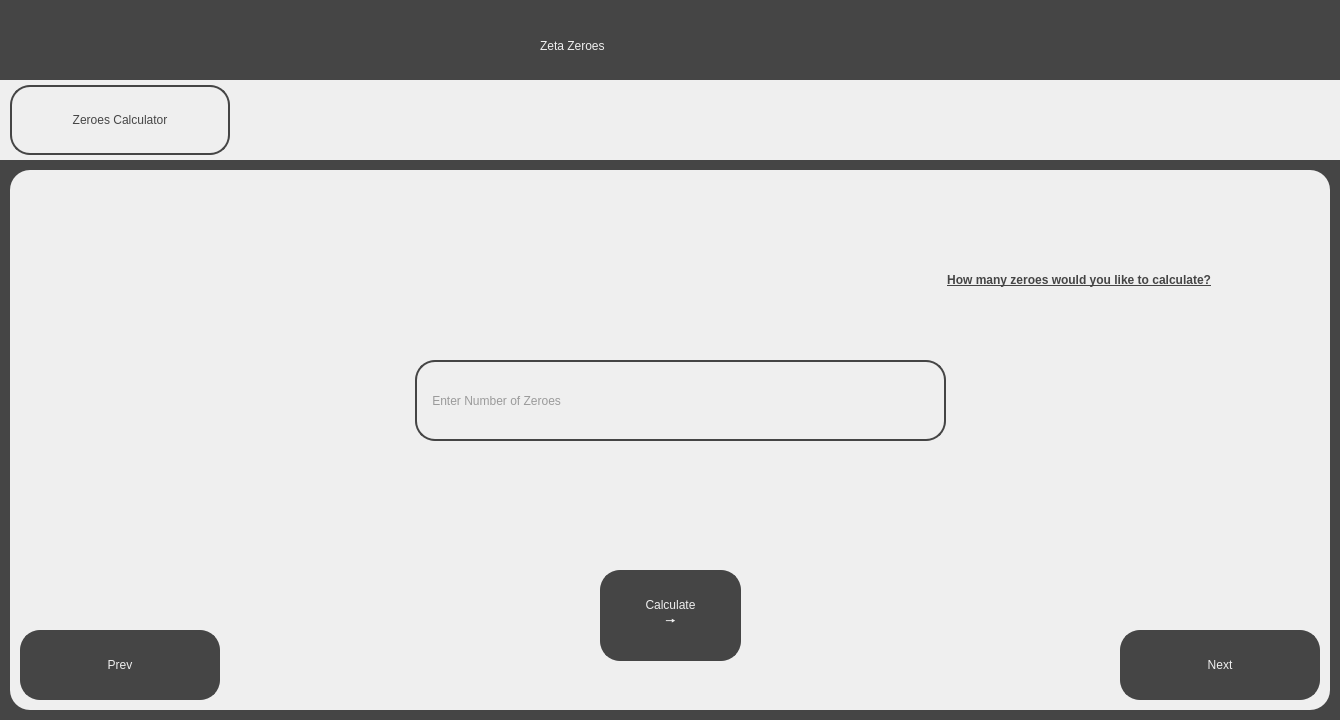
<?xml version="1.0" encoding="UTF-8"?>
<ui version="4.0">
 <class>CalculateZeroesScreen</class>
 <widget class="QDialog" name="CalculateZeroesScreen">
  <property name="geometry">
   <rect>
    <x>0</x>
    <y>0</y>
    <width>1340</width>
    <height>720</height>
   </rect>
  </property>
  <property name="windowTitle">
   <string>Visualising the Riemann Hypothesis - Zeta Zeroes</string>
  </property>
  <property name="sizeGripEnabled">
   <bool>false</bool>
  </property>
  <widget class="QWidget" name="widget" native="true">
   <property name="geometry">
    <rect>
     <x>0</x>
     <y>0</y>
     <width>1340</width>
     <height>720</height>
    </rect>
   </property>
   <property name="styleSheet">
    <string notr="true">background-color: rgb(69, 69, 69);</string>
   </property>
   <widget class="QLabel" name="Title">
    <property name="geometry">
     <rect>
      <x>540</x>
      <y>20</y>
      <width>261</width>
      <height>51</height>
     </rect>
    </property>
    <property name="styleSheet">
     <string notr="true">font: 36pt &quot;Sans Serif&quot;; color:rgb(239, 239, 239)</string>
    </property>
    <property name="text">
     <string>Zeta Zeroes</string>
    </property>
   </widget>
   <widget class="QWidget" name="TabBar" native="true">
    <property name="geometry">
     <rect>
      <x>0</x>
      <y>80</y>
      <width>1340</width>
      <height>80</height>
     </rect>
    </property>
    <property name="styleSheet">
     <string notr="true">background-color: rgb(239, 239, 239);</string>
    </property>
    <widget class="QPushButton" name="ZeroesTab">
     <property name="geometry">
      <rect>
       <x>10</x>
       <y>5</y>
       <width>220</width>
       <height>70</height>
      </rect>
     </property>
     <property name="cursor">
      <cursorShape>PointingHandCursor</cursorShape>
     </property>
     <property name="styleSheet">
      <string notr="true">border: 2px solid;
border-radius: 20px;
border-color:rgb(69, 69, 69);
background-color: rgb(239, 239,239);
font: 18pt &quot;Sans Serif&quot;; color:rgb(69, 69, 69);
</string>
     </property>
     <property name="text">
      <string>Zeroes Calculator</string>
     </property>
    </widget>
   </widget>
   <widget class="QWidget" name="MainWidget" native="true">
    <property name="geometry">
     <rect>
      <x>10</x>
      <y>170</y>
      <width>1320</width>
      <height>540</height>
     </rect>
    </property>
    <property name="styleSheet">
     <string notr="true">background-color: rgb(239, 239, 239);
border-radius: 20px;</string>
    </property>
    <widget class="QPushButton" name="PrevButton">
     <property name="geometry">
      <rect>
       <x>10</x>
       <y>460</y>
       <width>200</width>
       <height>70</height>
      </rect>
     </property>
     <property name="cursor">
      <cursorShape>PointingHandCursor</cursorShape>
     </property>
     <property name="styleSheet">
      <string notr="true">border: 2px solid;
border-radius: 20px;
border-color:rgb(69, 69, 69);
background-color: rgb(69, 69, 69);
font: 18pt &quot;Sans Serif&quot;; color:rgb(239, 239, 239);
</string>
     </property>
     <property name="text">
      <string>Prev</string>
     </property>
    </widget>
    <widget class="QPushButton" name="NextButton">
     <property name="geometry">
      <rect>
       <x>1110</x>
       <y>460</y>
       <width>200</width>
       <height>70</height>
      </rect>
     </property>
     <property name="cursor">
      <cursorShape>PointingHandCursor</cursorShape>
     </property>
     <property name="styleSheet">
      <string notr="true">border: 2px solid;
border-radius: 20px;
border-color:rgb(69, 69, 69);
background-color: rgb(69, 69, 69);
font: 18pt &quot;Sans Serif&quot;; color:rgb(239, 239, 239);
</string>
     </property>
     <property name="text">
      <string>Next</string>
     </property>
    </widget>
    <widget class="QLineEdit" name="NoOfZeroesInput">
     <property name="geometry">
      <rect>
       <x>405</x>
       <y>190</y>
       <width>531</width>
       <height>81</height>
      </rect>
     </property>
     <property name="styleSheet">
      <string notr="true">background-color: rgb(239, 239, 239);
color: rgb(69, 69, 69);
font: 18pt &quot;Sans Serif&quot;;
border: 2px solid;
border-radius: 20px;
border-color:rgb(69, 69, 69);</string>
     </property>
     <property name="text">
      <string/>
     </property>
     <property name="placeholderText">
      <string>    Enter Number of Zeroes</string>
     </property>
    </widget>
    <widget class="QLabel" name="NoOfZeroesText">
     <property name="geometry">
      <rect>
       <x>135</x>
       <y>80</y>
       <width>1071</width>
       <height>61</height>
      </rect>
     </property>
     <property name="styleSheet">
      <string notr="true">font: 36pt &quot;Sans Serif&quot;; color:rgb(69, 69, 69);
background-color: rgb(239, 239, 239); padding: 5px;
text-decoration: underline;</string>
     </property>
     <property name="text">
      <string>&lt;html&gt;&lt;head/&gt;&lt;body&gt;&lt;p align=&quot;right&quot;&gt;&lt;span style=&quot; font-weight:600;&quot;&gt;How many zeroes would you like to calculate?&lt;/span&gt;&lt;/p&gt;&lt;/body&gt;&lt;/html&gt;</string>
     </property>
    </widget>
    <widget class="QPushButton" name="CalculateButton">
     <property name="geometry">
      <rect>
       <x>590</x>
       <y>400</y>
       <width>141</width>
       <height>91</height>
      </rect>
     </property>
     <property name="cursor">
      <cursorShape>PointingHandCursor</cursorShape>
     </property>
     <property name="styleSheet">
      <string notr="true">border: 2px solid;
border-radius: 20px;
border-color:rgb(69, 69, 69);
background-color: rgb(69, 69, 69);
font: 18pt &quot;Sans Serif&quot;; color:rgb(239, 239, 239);
</string>
     </property>
     <property name="text">
      <string>Calculate
🠖</string>
     </property>
    </widget>
    <widget class="QLabel" name="ErrorLabel">
     <property name="geometry">
      <rect>
       <x>390</x>
       <y>300</y>
       <width>701</width>
       <height>61</height>
      </rect>
     </property>
     <property name="styleSheet">
      <string notr="true">color: rgb(255, 0, 0);
font: 18pt &quot;Sans Serif&quot;;</string>
     </property>
     <property name="text">
      <string>&lt;html&gt;&lt;head/&gt;&lt;body&gt;&lt;p align=&quot;center&quot;&gt;&lt;br/&gt;&lt;/p&gt;&lt;/body&gt;&lt;/html&gt;</string>
     </property>
    </widget>
   </widget>
  </widget>
 </widget>
 <resources/>
 <connections/>
</ui>
